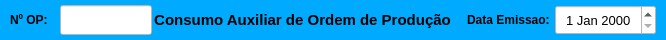
     <widget class="QWidget" name="widget" native="true">
      <property name="minimumSize">
       <size>
        <width>0</width>
        <height>40</height>
       </size>
      </property>
      <property name="maximumSize">
       <size>
        <width>16777215</width>
        <height>40</height>
       </size>
      </property>
      <property name="styleSheet">
       <string notr="true">background-color: rgb(0, 170, 255);</string>
      </property>
      <layout class="QHBoxLayout" name="horizontalLayout">
       <property name="spacing">
        <number>2</number>
       </property>
       <property name="leftMargin">
        <number>10</number>
       </property>
       <property name="topMargin">
        <number>5</number>
       </property>
       <property name="rightMargin">
        <number>10</number>
       </property>
       <property name="bottomMargin">
        <number>5</number>
       </property>
       <item>
        <widget class="QLabel" name="label_4">
         <property name="minimumSize">
          <size>
           <width>48</width>
           <height>0</height>
          </size>
         </property>
         <property name="maximumSize">
          <size>
           <width>48</width>
           <height>16777215</height>
          </size>
         </property>
         <property name="font">
          <font>
           <pointsize>9</pointsize>
           <weight>75</weight>
           <bold>true</bold>
          </font>
         </property>
         <property name="styleSheet">
          <string notr="true"/>
         </property>
         <property name="text">
          <string>Nº OP:</string>
         </property>
         <property name="alignment">
          <set>Qt::AlignLeading|Qt::AlignLeft|Qt::AlignVCenter</set>
         </property>
        </widget>
       </item>
       <item>
        <widget class="QLineEdit" name="line_Num">
         <property name="sizePolicy">
          <sizepolicy hsizetype="Preferred" vsizetype="Preferred">
           <horstretch>0</horstretch>
           <verstretch>0</verstretch>
          </sizepolicy>
         </property>
         <property name="minimumSize">
          <size>
           <width>92</width>
           <height>0</height>
          </size>
         </property>
         <property name="maximumSize">
          <size>
           <width>92</width>
           <height>16777215</height>
          </size>
         </property>
         <property name="font">
          <font>
           <pointsize>12</pointsize>
          </font>
         </property>
         <property name="styleSheet">
          <string notr="true">background-color: rgb(255, 255, 255);</string>
         </property>
         <property name="inputMask">
          <string/>
         </property>
         <property name="text">
          <string/>
         </property>
         <property name="frame">
          <bool>true</bool>
         </property>
         <property name="echoMode">
          <enum>QLineEdit::Normal</enum>
         </property>
         <property name="alignment">
          <set>Qt::AlignCenter</set>
         </property>
         <property name="dragEnabled">
          <bool>false</bool>
         </property>
         <property name="placeholderText">
          <string/>
         </property>
        </widget>
       </item>
       <item>
        <widget class="QLabel" name="label_13">
         <property name="sizePolicy">
          <sizepolicy hsizetype="Preferred" vsizetype="Preferred">
           <horstretch>0</horstretch>
           <verstretch>0</verstretch>
          </sizepolicy>
         </property>
         <property name="minimumSize">
          <size>
           <width>0</width>
           <height>0</height>
          </size>
         </property>
         <property name="font">
          <font>
           <pointsize>11</pointsize>
           <weight>75</weight>
           <bold>true</bold>
          </font>
         </property>
         <property name="styleSheet">
          <string notr="true"/>
         </property>
         <property name="text">
          <string>Consumo Auxiliar de Ordem de Produção</string>
         </property>
         <property name="alignment">
          <set>Qt::AlignCenter</set>
         </property>
        </widget>
       </item>
       <item>
        <widget class="QLabel" name="label_11">
         <property name="sizePolicy">
          <sizepolicy hsizetype="Preferred" vsizetype="Preferred">
           <horstretch>0</horstretch>
           <verstretch>0</verstretch>
          </sizepolicy>
         </property>
         <property name="minimumSize">
          <size>
           <width>100</width>
           <height>0</height>
          </size>
         </property>
         <property name="maximumSize">
          <size>
           <width>100</width>
           <height>16777215</height>
          </size>
         </property>
         <property name="font">
          <font>
           <pointsize>9</pointsize>
           <weight>75</weight>
           <bold>true</bold>
          </font>
         </property>
         <property name="styleSheet">
          <string notr="true"/>
         </property>
         <property name="text">
          <string>Data Emissao: </string>
         </property>
         <property name="alignment">
          <set>Qt::AlignRight|Qt::AlignTrailing|Qt::AlignVCenter</set>
         </property>
        </widget>
       </item>
       <item>
        <widget class="QDateEdit" name="date_Emissao">
         <property name="sizePolicy">
          <sizepolicy hsizetype="Preferred" vsizetype="Preferred">
           <horstretch>0</horstretch>
           <verstretch>0</verstretch>
          </sizepolicy>
         </property>
         <property name="minimumSize">
          <size>
           <width>101</width>
           <height>0</height>
          </size>
         </property>
         <property name="maximumSize">
          <size>
           <width>101</width>
           <height>16777215</height>
          </size>
         </property>
         <property name="font">
          <font>
           <pointsize>10</pointsize>
          </font>
         </property>
         <property name="styleSheet">
          <string notr="true">background-color: rgb(255, 255, 255);</string>
         </property>
         <property name="alignment">
          <set>Qt::AlignCenter</set>
         </property>
        </widget>
       </item>
      </layout>
     </widget>
